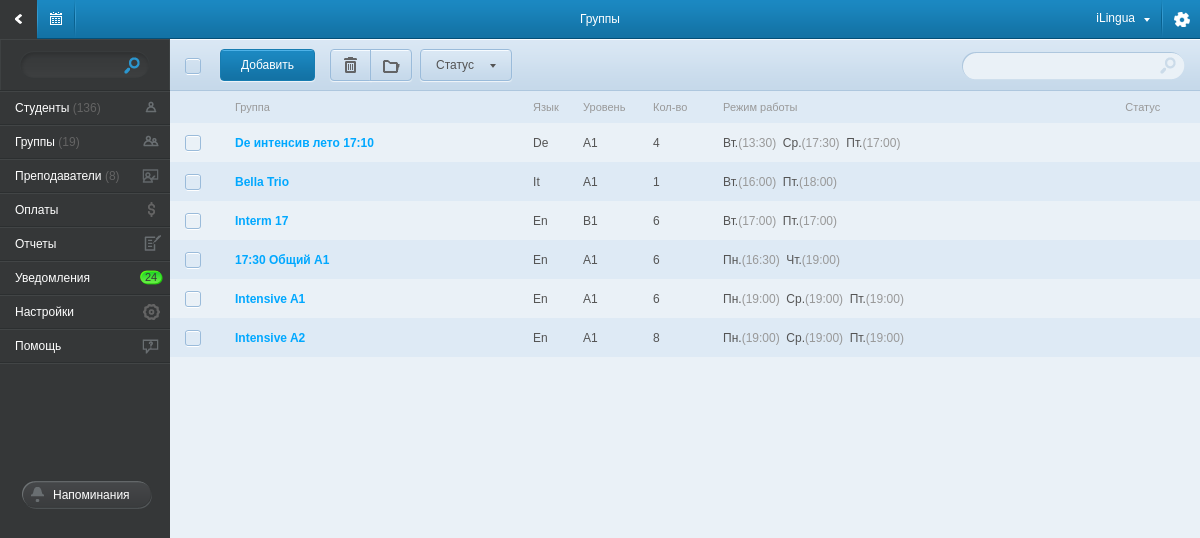
The app's page /groups/ with its own data.
### tables this page shows
CREATE TABLE IF NOT EXISTS `school_groups` (
  `id` int(6) NOT NULL auto_increment,
  `name` varchar(100) NOT NULL,
  `lang_id` int(5) NOT NULL,
  `level_id` int(5) NOT NULL,
  `group_format_id` int(5) NOT NULL,
  `status` int(3) NOT NULL,
  `start_lesson_date` timestamp NOT NULL default CURRENT_TIMESTAMP,
  `stop_lesson_date` timestamp NOT NULL default '0000-00-00 00:00:00',
  PRIMARY KEY  (`id`)
);

CREATE TABLE IF NOT EXISTS `lang` (
  `id` int(5) NOT NULL auto_increment,
  `name` varchar(100) NOT NULL,
  `short_name` varchar(5) NOT NULL,
  `color` varchar(7) NOT NULL default '#E93030',
  PRIMARY KEY  (`id`)
);

CREATE TABLE IF NOT EXISTS `level` (
  `id` int(5) NOT NULL auto_increment,
  `name` varchar(20) NOT NULL,
  `descriptiion` varchar(255) NOT NULL,
  PRIMARY KEY  (`id`)
);

### application/controllers/main.php (called while the page is built, shortened)
<?php if ( ! defined('BASEPATH')) exit('No direct script access allowed');
class main extends CI_Controller{
    function __construct() {
        $this->load->database();
        $this->load->model('list_model',    'list');
        $this->load->model('student_model', 'student');
        $this->load->model('group_model',   'group');
        $this->load->model('payment_model', 'payment');
        $this->load->model('teacher_model', 'teacher');
        $this->load->model('schedule_model','schedule');
        $this->load->helper('valid_data');
        $this->load->helper('date_convert');
        $this->load->helper('student');
        $this->load->helper('other');
    }
    function groups(){
        $gp_data['groups_list']     = $this->group->get_groups();
        foreach( $gp_data['groups_list'] as $key => $groups_ar ){
            $date_list = $this->group->get_timetable( $groups_ar['id'] );
            if( $date_list ){
                foreach($date_list as $date_ar ){
                    $tmp_ar[ $date_ar['day'] ] = $date_ar['time_start'];
                }
                $gp_data['groups_list'][$key]['time_str'] = get_schedule_str( $tmp_ar );
                unset($tmp_ar);
            }
        }
        $main_data_ar['title']          = 'Группы';
        $main_data_ar['left_menu']      = $this->load->view('component/left_menu_view', '', TRUE);
        $main_data_ar['right_content']  = $this->load->view('page/groups_view', $gp_data, TRUE);
        $this->load->view('main_view', $main_data_ar );
    }
}

### index.php (called while the page is built, shortened)
<?php
require_once BASEPATH.'core/CodeIgniter.php';

### application/models/group_model.php (called while the page is built, shortened)
<?php if ( ! defined('BASEPATH')) exit('No direct script access allowed');
class group_model extends CI_Model{
    function get_groups(){
        $query = $this->db->query("
                                    SELECT
                                        school_groups.*,
                                        school_groups.id AS `group_id`,
                                        lang.name AS `lang_name`,
                                        lang.short_name AS `lang_sname`,
                                        level.name AS `level_name`,
                                        (SELECT
                                            COUNT(student.id)
                                            FROM
                                                `student`,`student_school_groups`
                                            WHERE
                                                student.id = student_school_groups.student_id
                                                AND
                                                student_school_groups.school_groups_id = `group_id`
                                         ) AS `cnt_student`
                                    FROM
                                        `school_groups`, `lang`, `level`
                                    WHERE
                                        school_groups.lang_id   = lang.id
                                        AND
                                        school_groups.level_id  = level.id
                                        AND
                                        school_groups.group_format_id != 1
                                        AND
                                        school_groups.status != 404
                                    GROUP BY  school_groups.id
                                  ");
        foreach ( $query->result_array() as $row )
            $return_ar[] = $row;
        return $return_ar;
    }
}

### application/views/page/groups_view.php (the view, shortened to what this page needs)
<div id="right_content">
    <div id="fix_space">
        <div id="fix_top_menu">
            <div id="content_top_block">
                <div id="group_top_block">
                    <div id="check_all_block">
                    </div>
                    <a href="/add_group/" class="top_left_btn_action" style="left:50px;">Добавить</a>
                    <a href="javascript:void(0)" class="top_left_btn top_left_btn_left top_left_btn_del" style="left:160px;" onclick="del_stud_teach('delete', 'groups')"><div></div></a>
                    <a href="#" class="top_left_btn top_left_btn_right top_left_btn_catalog"   style="left:200px;"><div></div></a>
                    <a href="#" class="top_left_btn top_left_btn_list" style="left:250px; width: 75px;">
                        <div>Статус</div>
                    </a>
                    <div class="filter_group_top">
                        <input type="text" name="group_filter" id="group_filter" />
                    </div>
                </div>
            </div>
        </div>
    </div>
    <table class="group_tbl">
        <tr class="group_first_tr">
            <td style="width: 35px;"></td>
            <td style="width: 30px;"></td>
            <td>Группа</td>
            <td style="width: 50px;">Язык</td>
            <td style="width: 70px;">Уровень</td>
            <td style="width: 70px;">Кол-во</td>
            <td>Режим работы</td>
            <td>Статус</td>
        </tr>
        <? foreach ($groups_list as $group_ar): ?>
            <tr>
                <td>
                </td>
                <td class="group_tbl_star"></td>
                <td><a href="/group_cart/<?= $group_ar['id'] ?>/"><?= $group_ar['name'] ?></a></td>
                <td><?= $group_ar['lang_sname'] ?></td>
                <td><?= $group_ar['level_name'] ?></td>
                <td><?= $group_ar['cnt_student'] ?></td>
                <td><?= $group_ar['time_str'] ?></td>
                <td></td>
            </tr>
        <? endforeach; ?>
    </table>
</div>

### application/helpers/student_helper.php (shortened to what this page needs)
<?php if ( ! defined('BASEPATH')) exit('No direct script access allowed');
function get_schedule_str( $schadule_ar ){
    $day_ar = array('Пн.','Вт.','Ср.','Чт.','Пт.','Сб.','Вс.');
    $str = '';
    if( $schadule_ar != NULL ){
        foreach ( $schadule_ar as $day => $time ){
            $time = preg_replace("#(\d{2}:\d{2}):\d{2}#i", "$1", $time);
            $str .= $day_ar[ $day-1 ].'<span>('.$time.')</span>&nbsp;&nbsp;';
        }
    }
    return $str;
}

### css/main.css (style rules this page uses)
body { font-family: Arial,Helvetica,Garuda,sans-serif; font-size: 12px; background-color: #b0b7ba; }
#left_menu, #right_content { display: table-cell; }
#right_content { vertical-align: top; }
#fix_space { height: 52px; }
#content_top_block { background-image: url('/img/bg_center_top_block.png'); height: 52px; position: relative; }
#group_top_block { height: 52px; position: relative; }
#group_top_block div { position: absolute; }
#check_all_block, #check_all_star { width: 20px; height: 20px; left: 0px; top: 18px; }
a.top_left_btn { display: block; position: absolute; width:40px; height: 30px; top: 10px; background-image: url(/img/btn_top_left.png); border: #9abbda solid 1px; border-radius: 4px; box-shadow: 0px 1px 1px #f1f6fa; }
a.top_left_btn_left { border-radius: 4px 0px 0px 4px; }
a.top_left_btn_right { border-radius: 0px 4px 4px 0px; }
a.top_left_btn div { width: inherit; height:inherit; background-image: url(/img/top_pic.png); background-repeat: no-repeat; }
a.top_left_btn_del div { background-position: -37px -58px; }
a.top_left_btn_catalog div { background-position: -4px -58px; }
a.top_left_btn_list { padding-left: 15px; }
a.top_left_btn_list div { background-image: url(/img/top_list_row.png); background-position: right 14px; line-height: 30px; color:#545454; }
a.top_left_btn_action { display: inline-block; position: absolute; top: 10px; height: 30px; line-height: 30px; padding: 0px 20px; color: #fff; background-image: url(/img/btn_top_left_action.png); border: #177cb1 solid 1px; border-radius: 4px; box-shadow: 0px 1px 1px #f1f6fa; }
.filter_group_top { background-image: url('/img/filter_group_top.png'); width: 224px; height: 29px; right: 15px; top: 12px; }
.filter_group_top input { position: absolute; width: 180px; height: 16px; left:10px; top: 6px; background: none; border: none; color:#a1a1a1; }
.group_tbl, .memo_tbl { width: 100%; border-collapse: collapse; }
.group_tbl tr:nth-child(odd), .memo_tbl tr:nth-child(odd) { background-color: #deeaf5; }
.group_tbl .group_first_tr, .memo_tbl .group_first_tr { color: #999999 !important; background-image: none !important; }
.group_tbl .group_first_tr td, .memo_tbl .group_first_tr td { height: auto !important; line-height: normal !important; padding: 10px 0px 10px 0px; font-size: 11px; font-weight: normal !important; color: #999999 !important; }
.group_tbl td, .memo_tbl td { height: 39px; vertical-align: middle; color: #545454; }
.group_tbl td span, .memo_tbl td span { color: #999999; }
.group_tbl td a, .memo_tbl td a { color: #00a8ff; text-decoration: none; font-weight: bold; }
a { font-size: 12px; color: #00a8ff; text-decoration: none; font-weight: normal; }

### records on screen
school_groups: name "De интенсив лето 17:10", lang.short_name "De", level.name "A1", cnt_student "4", day "Вт.", time "13:30", day "Ср.", time "17:30", day "Пт.", time "17:00"
school_groups: name "Bella Trio", lang.short_name "It", level.name "A1", cnt_student "1", day "Вт.", time "16:00", day "Пт.", time "18:00"
school_groups: name "Interm 17", lang.short_name "En", level.name "B1", cnt_student "6", day "Вт.", time "17:00", day "Пт."
school_groups: name "17:30 Общий А1", lang.short_name "En", level.name "A1", cnt_student "6", day "Пн.", time "16:30", day "Чт.", time "19:00"
school_groups: name "Intensive A1", lang.short_name "En", level.name "A1", cnt_student "6", day "Пн.", time "19:00", day "Ср.", day "Пт."
school_groups: name "Intensive A2", lang.short_name "En", level.name "A1", cnt_student "8", day "Пн.", time "19:00", day "Ср.", day "Пт."

### other values on screen
$title "Группы"
